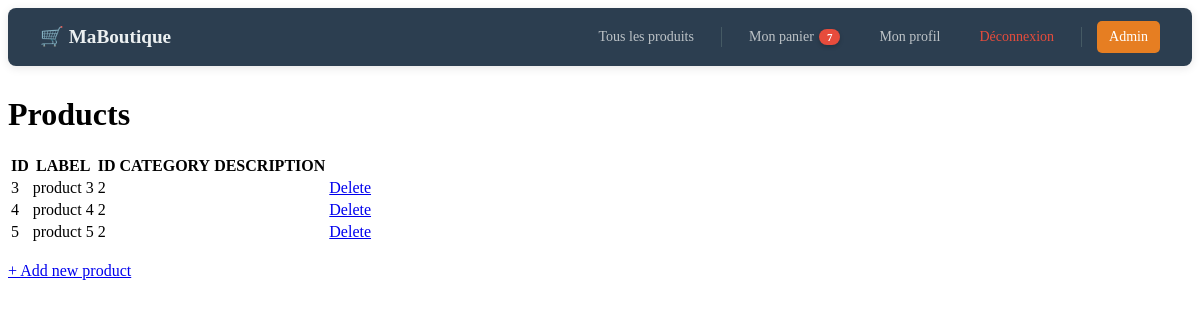
Screenshot of /project-code/src/admin/products.php?category_id=2 with the database file from the repository.
### tables this page shows
CREATE TABLE `product` (
  `id` int NOT NULL,
  `label` varchar(200) NOT NULL,
  `id_category` int NOT NULL,
  `description` text
);

### project-code/src/admin/products.php (the view, shortened to what this page needs)
<html>
	<head></head>
	<body>
		<?php require_once "menu.php"; ?>
		<h1>Products</h1>
		<?php
			require_once("config.php");
			$conn = new mysqli($servername, $username, $password, $dbname);
			$id_category = $_GET['category_id'];
			$result = $conn->query("SELECT * FROM product WHERE id_category = " . $id_category);
			if ($result->num_rows <= 0)
				echo 'Aucun produit trouvé<br /><br />';
			else {
				echo '<table><tr><th>ID</th><th>LABEL</th><th>ID CATEGORY</th><th>DESCRIPTION</th><th></th></tr>';
				while ($row = $result->fetch_assoc()) {
			        $id 		= $row["id"];
			        $label 		= $row["label"];
			        $description 		= $row["description"];
			        $idCategory 		= $row["id_category"];
				?>
					<tr>
						<td><?php echo $id; ?></td>
						<td><?php echo $label; ?></td>
						<td><?php echo $idCategory; ?></td>
						<td><?php echo $description; ?></td>
						<td><a href="delete-product.php?id=<?php echo $id; ?>">Delete</a></td>
					</tr>
			<?php
				}
				echo '</table>';
			}
		?>
		<br /><a href="add-product.php">+ Add new product</a>
	</body>
</html>

### rows the page displays
product: id "3", label "product 3", id_category "2"
product: id "4", label "product 4", id_category "2"
product: id "5", label "product 5", id_category "2"

### other values shown
$total_items "7"
